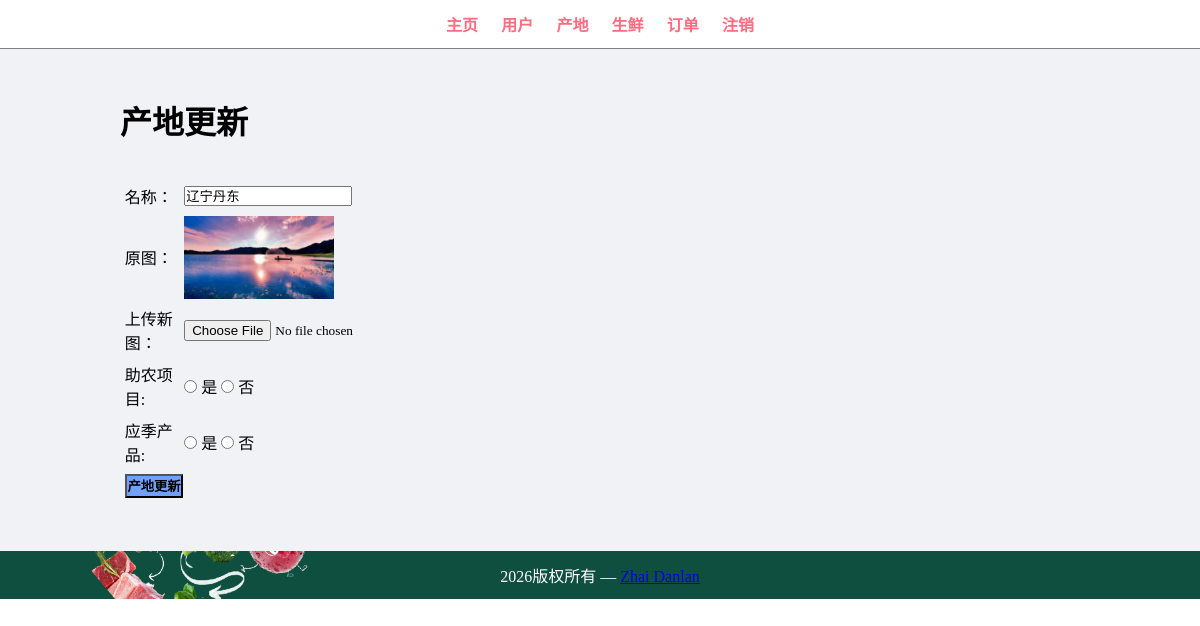
/admin/update-area.php?id=12 (signed in), run on the app's committed database.
### tables this page shows
CREATE TABLE IF NOT EXISTS `tbl_area` (
  `id` int(10) unsigned NOT NULL AUTO_INCREMENT,
  `title` varchar(100) NOT NULL,
  `image_name` varchar(255) NOT NULL,
  `featured` varchar(10) NOT NULL,
  `active` varchar(10) NOT NULL,
  PRIMARY KEY (`id`)
);

### admin/update-area.php (the view, shortened to what this page needs)
<?php include('partials/menu.php');?>
<?php
        if(isset($_GET['id']))
        {
            $id = $_GET['id'];
            $sql = "SELECT * FROM tbl_area WHERE id=$id";
            $res = mysqli_query($conn,$sql);
            $count = mysqli_num_rows($res);
            if($count==1)
            {
                $row = mysqli_fetch_assoc($res);
                $title = $row['title'];
                $current_image = $row['image_name'];
                $featured = $row['featured'];
                $active = $row['active'];
            }
            else
            {
                $_SESSION['no-area-found'] = "<div class='error'>未找到此基地</div>";
                header('location:'.SITEURL.'admin/manage-area.php');
            }
        }
        else
        {
            header('location:'.SITEURL.'admin/manage-area.php');
        }
        ?>
<div class="main-content">
    <div class="wrapper">
        <h1>产地更新</h1>
        <br><br>
        <?php
        if(isset($_GET['id']))
        {
            $id = $_GET['id'];
            $sql = "SELECT * FROM tbl_area WHERE id=$id";
            $res = mysqli_query($conn,$sql);
            $count = mysqli_num_rows($res);
            if($count==1)
            {
                $row = mysqli_fetch_assoc($res);
                $title = $row['title'];
                $current_image = $row['image_name'];
                $featured = $row['featured'];
                $active = $row['active'];
            }
            else
            {
                $_SESSION['no-area-found'] = "<div class='error'>未找到此基地</div>";
                header('location:'.SITEURL.'admin/manage-area.php');
            }
        }
        else
        {
            header('location:'.SITEURL.'admin/manage-area.php');
        }
        ?>
    <form action="" method="POST" enctype="multipart/form-data">
        <table class="tbl-30">
            <tr>
                <td>名称：</td>
                <td>
                    <input type="text" name="title" value="<?php echo $title; ?>">
                </td>
            </tr>
            <tr>
                <td>原图：</td>
                <td>
                    <?php
                        if($current_image != "")
                        {
                            ?>
                            <img src="<?php echo SITEURL; ?>images/area/<?php echo $current_image; ?>" width="150px">
                    <?php
                        }
                        else
                        {
                            echo "<div class='error'>图片添加失败</div>";
                        }
                    ?>
                </td>
            </tr>
            <tr>
                <td>上传新图：</td>
                <td>
                    <input type="file" name="image">
                </td>
            </tr>
            <tr>
                <td>助农项目: </td>
                <td>
                    <input <?php if($featured=="Yes"){echo "checked";} ?> type="radio" name="featured" value="是"> 是
                    <input <?php if($featured=="No"){echo "checked";} ?> type="radio" name="featured" value="否"> 否
                </td>
            </tr>
            <tr>
                <td>应季产品: </td>
                <td>
                   <input <?php if($active=="Yes"){echo "checked";} ?> type="radio" name="active" value="是"> 是
                   <input <?php if($active=="No"){echo "checked";} ?> type="radio" name="active" value="否"> 否
                </td>
            </tr>
            <tr>
                <td>
                    <input type="submit" name="submit" value="产地更新" class="btn-secondary">
                </td>
            </tr>
        </table>
    </form>
    </div>
</div>
<?php include('partials/footer.php');?>

### css/admin.css (style rules this page uses)
* { margin:0; padding: 0; font-family: 'KaiTi_GB2312','Microsoft Yahei'; }
.wrapper { padding: 1%; width: 80%; margin: 0 auto; }
.tbl-30 { width: 30%; }
table tr td { padding: 1%; }
.btn-secondary { background-color: #70a1ff; padding: 1%; color: black; text-decoration: none; font-weight: bold; }
.main-content { background-color: #f1f2f6; padding: 3% 0; }

### data on the page
tbl_area: title "辽宁丹东", image_name (picture)
